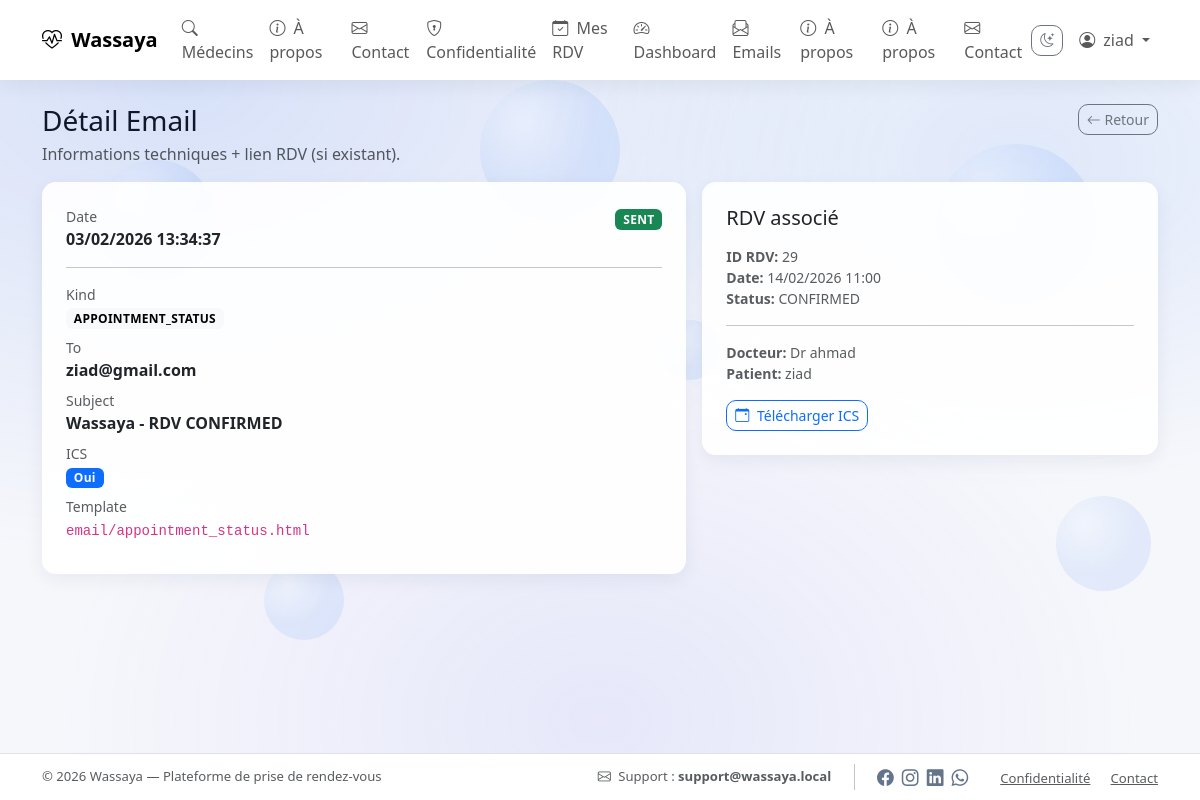
Page /emails/2/ (signed in) on the committed database.
### wassaya_users/models.py (models this page shows, shortened)
class User(AbstractUser):
    class Role(models.TextChoices):
        ADMIN = "ADMIN", "Admin"
        DOCTOR = "DOCTOR", "Doctor"
        PATIENT = "PATIENT", "Patient"
    role = models.CharField(
        max_length=20,
        choices=Role.choices,
        default=Role.PATIENT,
    )

### wassaya_rdv/models.py (models this page shows, shortened)
class EmailLog(models.Model):
    class Status(models.TextChoices):
        SENT = "SENT", "Sent"
        FAILED = "FAILED", "Failed"
    class Kind(models.TextChoices):
        PATIENT_CREATED = "PATIENT_CREATED", "Patient - RDV created (PENDING)"
        PATIENT_STATUS = "PATIENT_STATUS", "Patient - RDV status changed"
        PATIENT_CANCELLED = "PATIENT_CANCELLED", "Patient - RDV cancelled"
        DOCTOR_NEW_REQUEST = "DOCTOR_NEW_REQUEST", "Doctor - new RDV request"
        OTHER = "OTHER", "Other"
    created_at = models.DateTimeField(auto_now_add=True)
    appointment_id = models.IntegerField(null=True, blank=True, db_index=True)
    kind = models.CharField(max_length=40, choices=Kind.choices, default=Kind.OTHER)
    to_email = models.EmailField(max_length=254)
    subject = models.CharField(max_length=255)
    status = models.CharField(max_length=10, choices=Status.choices, default=Status.SENT)
    error_message = models.TextField(blank=True, default="")
    template = models.CharField(max_length=200, blank=True, default="")
    has_ics = models.BooleanField(default=False)

class Appointment(models.Model):
    class Status(models.TextChoices):
        PENDING = "PENDING", "Pending"
        CONFIRMED = "CONFIRMED", "Confirmed"
        REJECTED = "REJECTED", "Rejected"
        CANCELLED = "CANCELLED", "Cancelled"
    doctor = models.ForeignKey(
        DoctorProfile,
        on_delete=models.CASCADE,
        related_name="appointments"
    )
    patient = models.ForeignKey(
        PatientProfile,
        on_delete=models.CASCADE,
        related_name="appointments"
    )
    datetime = models.DateTimeField()                 # EXPL: date/heure du RDV
    reason = models.CharField(max_length=255, blank=True)  # EXPL: motif
    status = models.CharField(
        max_length=20,
        choices=Status.choices,
        default=Status.PENDING
    )
    created_at = models.DateTimeField(auto_now_add=True)   # EXPL: auto date création
    class Meta:
        indexes = [
            models.Index(fields=["doctor", "datetime"]),
            models.Index(fields=["patient", "datetime"]),
        ]
    reminder_24h_sent = models.BooleanField(default=False)
    reminder_1h_sent = models.BooleanField(default=False)

### wassaya_clinic/models.py (models this page shows, shortened)
class DoctorProfile(models.Model):
    user = models.OneToOneField(
        settings.AUTH_USER_MODEL,
        on_delete=models.CASCADE,              # EXPL: si l'user est supprimé, son profil aussi
        related_name="doctor_profile"          # EXPL: accès via user.doctor_profile
    )
    speciality = models.ForeignKey(
        Speciality,
        on_delete=models.SET_NULL,             # EXPL: si spécialité supprimée -> met NULL
        null=True,
        blank=True
    )
    bio = models.TextField(blank=True)         # EXPL: description du docteur
    phone = models.CharField(max_length=30, blank=True)
    fee = models.DecimalField(max_digits=10, decimal_places=2, default=0)  # EXPL: tarif
    is_active = models.BooleanField(default=True)  # EXPL: admin peut désactiver

class PatientProfile(models.Model):
    user = models.OneToOneField(
        settings.AUTH_USER_MODEL,
        on_delete=models.CASCADE,
        related_name="patient_profile"         # EXPL: accès via user.patient_profile
    )
    phone = models.CharField(max_length=30, blank=True)

### webui/views.py (the view)
# urls.py: path("emails/<int:pk>/", views.email_log_detail, name="email_log_detail"),
@login_required
def email_log_detail(request, pk):
    log = get_object_or_404(EmailLog, pk=pk)
    appt = None
    if log.appointment_id:
        appt = get_object_or_404(Appointment, pk=log.appointment_id)
        if request.user.is_staff:
            pass
        elif request.user.role == "PATIENT":
            patient_profile, _ = PatientProfile.objects.get_or_create(user=request.user)
            if appt.patient_id != patient_profile.id:
                return redirect("home_page")
        elif request.user.role == "DOCTOR":
            doctor_profile = get_object_or_404(DoctorProfile, user=request.user)
            if appt.doctor_id != doctor_profile.id:
                return redirect("home_page")
        else:
            return redirect("home_page")
    else:
        if not request.user.is_staff:
            return redirect("home_page")
    return render(request, "webui/email_log_detail.html", {"log": log, "appt": appt})

### webui/templates/webui/email_log_detail.html (shortened to what this page needs)
{% extends "webui/base.html" %}
{% block content %}
<div class="d-flex justify-content-between align-items-start flex-wrap gap-2 mb-3">
  <div>
    <h3 class="mb-1">Détail Email</h3>
    <div class="text-muted">Informations techniques + lien RDV (si existant).</div>
  </div>
  <a class="btn btn-outline-secondary btn-sm" href="javascript:history.back()">
    <i class="bi bi-arrow-left"></i> Retour
  </a>
</div>
<div class="row g-3">
  <div class="col-12 col-lg-7">
    <div class="card">
      <div class="card-body p-4">
        <div class="d-flex justify-content-between align-items-start flex-wrap gap-2">
          <div>
            <div class="text-muted small">Date</div>
            <div class="fw-semibold">{{ log.created_at|date:"d/m/Y H:i:s" }}</div>
          </div>
          <div>
            {% if log.status == "SENT" %}
              <span class="badge text-bg-success">SENT</span>
            {% else %}
              <span class="badge text-bg-danger">FAILED</span>
            {% endif %}
          </div>
        </div>
        <hr>
        <div class="mb-2">
          <div class="text-muted small">Kind</div>
          <div><span class="badge text-bg-light">{{ log.kind }}</span></div>
        </div>
        <div class="mb-2">
          <div class="text-muted small">To</div>
          <div class="fw-semibold">{{ log.to_email }}</div>
        </div>
        <div class="mb-2">
          <div class="text-muted small">Subject</div>
          <div class="fw-semibold">{{ log.subject }}</div>
        </div>
        <div class="mb-2">
          <div class="text-muted small">ICS</div>
          {% if log.has_ics %}
            <span class="badge text-bg-primary">Oui</span>
          {% else %}
            <span class="badge text-bg-secondary">Non</span>
          {% endif %}
        </div>
        {% if log.template %}
          <div class="mb-2">
            <div class="text-muted small">Template</div>
            <code class="small">{{ log.template }}</code>
          </div>
        {% endif %}
      </div>
    </div>
  </div>
  <div class="col-12 col-lg-5">
    <div class="card">
      <div class="card-body p-4">
        <h5 class="mb-3">RDV associé</h5>
        {% if appt %}
          <div class="small text-muted mb-2">
            <div><b>ID RDV:</b> {{ appt.id }}</div>
            <div><b>Date:</b> {{ appt.datetime|date:"d/m/Y H:i" }}</div>
            <div><b>Status:</b> {{ appt.status }}</div>
          </div>
          <hr>
          <div class="small text-muted">
            <div><b>Docteur:</b> Dr {{ appt.doctor.user.get_full_name|default:appt.doctor.user.username }}</div>
            <div><b>Patient:</b> {{ appt.patient.user.get_full_name|default:appt.patient.user.username }}</div>
          </div>
          <div class="mt-3 d-flex gap-2 flex-wrap">
            <a class="btn btn-outline-primary btn-sm" href="/site/rdv/ics/{{ appt.id }}/">
              <i class="bi bi-calendar-event me-1"></i> Télécharger ICS
            </a>
          </div>
        {% else %}
          <div class="text-muted">Aucun RDV lié (log système).</div>
        {% endif %}
      </div>
    </div>
  </div>
</div>
{% endblock %}

### webui/templates/webui/base.html (shortened to what this page needs)
{% load static %}
<!doctype html>
<html lang="fr" data-theme="light">
<head>
  <link href="https://cdn.jsdelivr.net/npm/bootstrap@5.3.3/dist/css/bootstrap.min.css" rel="stylesheet">
  <link href="https://cdn.jsdelivr.net/npm/bootstrap-icons@1.11.3/font/bootstrap-icons.min.css" rel="stylesheet">
  <link rel="stylesheet" href="{% static 'webui/css/app.css' %}">
</head>
<body class="d-flex flex-column min-vh-100">
<div class="bg-bubbles" aria-hidden="true">
  <span class="bubble" style="--s: 80px;  --x: 22%; --y: 70%; --dx: -30px; --dy: 20px; --d: 12s;"></span>
  <span class="bubble" style="--s: 95px;  --x: 88%; --y: 62%; --dx: 25px;  --dy: -35px; --d: 11s;"></span>
  <span class="bubble" style="--s: 60px;  --x: 55%; --y: 40%; --dx: -22px; --dy: -18px; --d: 9s;"></span>
  <span class="bubble" style="--s: 140px; --x: 40%; --y: 10%; --dx: 30px;  --dy: 40px; --d: 16s;"></span>
</div>
<nav class="navbar navbar-expand-lg bg-white sticky-top">
  <div class="container">
    <a class="navbar-brand fw-semibold" href="{% url 'home_page' %}">
      <i class="bi bi-heart-pulse me-1"></i> Wassaya
    </a>
    <div class="collapse navbar-collapse" id="navMain">
      <ul class="navbar-nav me-auto">
        <li class="nav-item">
          <a class="nav-link" href="{% url 'doctor_list' %}">
            <i class="bi bi-search me-1"></i> Médecins
          </a>
        </li>
        <li class="nav-item">
            <a class="nav-link" href="{% url 'about_page' %}">
              <i class="bi bi-info-circle me-1"></i> À propos
            </a>
          </li>
          <li class="nav-item">
            <a class="nav-link" href="{% url 'contact_page' %}">
              <i class="bi bi-envelope me-1"></i> Contact
            </a>
          </li>
          <li class="nav-item">
            <a class="nav-link" href="{% url 'privacy_page' %}">
              <i class="bi bi-shield-lock me-1"></i> Confidentialité
            </a>
          </li>
        {% if request.user.is_authenticated and request.user.role == "PATIENT" %}
          <li class="nav-item">
            <a class="nav-link" href="{% url 'patient_rdvs' %}">
              <i class="bi bi-calendar-check me-1"></i> Mes RDV
            </a>
          </li>
          <li class="nav-item">
            <a class="nav-link" href="{% url 'patient_dashboard' %}">
              <i class="bi bi-speedometer2 me-1"></i> Dashboard
            </a>
          </li>
          <li class="nav-item">
            <a class="nav-link" href="{% url 'patient_email_logs' %}">
              <i class="bi bi-envelope-paper me-1"></i> Emails
            </a>
          </li>
          <li class="nav-item">
              <a class="nav-link" href="{% url 'about_page' %}">
                <i class="bi bi-info-circle me-1"></i> À propos
              </a>
          </li>
          <li class="nav-item">
            <a class="nav-link" href="{% url 'about_page' %}">
              <i class="bi bi-info-circle me-1"></i> À propos
            </a>
          </li>
          <li class="nav-item">
            <a class="nav-link" href="{% url 'contact_page' %}">
              <i class="bi bi-envelope me-1"></i> Contact
            </a>
          </li>
        {% endif %}
      </ul>
      <ul class="navbar-nav ms-auto align-items-center">
        <li class="nav-item me-2">
          <button class="btn btn-outline-secondary btn-sm" id="themeToggle" type="button" title="Mode sombre">
          </button>
        </li>
        {% if request.user.is_authenticated %}
          <li class="nav-item dropdown">
            <a class="nav-link dropdown-toggle" href="#" role="button" data-bs-toggle="dropdown">
              <i class="bi bi-person-circle me-1"></i> {{ request.user.username }}
            </a>
          </li>
        {% endif %}
      </ul>
    </div>
  </div>
</nav>
<main class="container py-4 flex-grow-1">
  {% block content %}{% endblock %}
</main>
<footer class="py-4 border-top bg-white mt-auto footer-compact">
  <div class="container d-flex flex-column flex-md-row align-items-center justify-content-between gap-2">
    <div class="text-muted small">
      © {% now "Y" %} Wassaya — Plateforme de prise de rendez-vous
    </div>
    <div class="d-flex align-items-center gap-3 flex-wrap justify-content-center">
      <div class="text-muted small">
        <i class="bi bi-envelope me-1"></i> Support :
        <span class="fw-semibold">support@wassaya.local</span>
      </div>
      <div class="d-flex align-items-center gap-2">
        <a class="social" href="#" target="_blank" rel="noopener" aria-label="Facebook" title="Facebook">
          <i class="bi bi-facebook"></i>
        </a>
        <a class="social" href="#" target="_blank" rel="noopener" aria-label="Instagram" title="Instagram">
          <i class="bi bi-instagram"></i>
        </a>
        <a class="social" href="#" target="_blank" rel="noopener" aria-label="LinkedIn" title="LinkedIn">
          <i class="bi bi-linkedin"></i>
        </a>
        <a class="social" href="#" target="_blank" rel="noopener" aria-label="WhatsApp" title="WhatsApp">
          <i class="bi bi-whatsapp"></i>
        </a>
      </div>
      <div class="footer-links ms-3">
        <a class="text-muted small me-3" href="{% url 'privacy_page' %}">Confidentialité</a>
        <a class="text-muted small" href="{% url 'contact_page' %}">Contact</a>
      </div>
    </div>
  </div>
</footer>
</body>
</html>

### webui/static/webui/css/app.css (style rules this page uses)
html, body { height: 100%; }
body { font-family: system-ui, -apple-system, Segoe UI, Roboto, Arial, sans-serif; }
.card { border-radius: 14px; }
.badge { font-weight: 600; letter-spacing: .3px; }
.btn { border-radius: 10px; }
footer.footer-compact { padding-top: .65rem !important; padding-bottom: .65rem !important; }
footer.footer-compact .small { font-size: .82rem !important; }
footer.footer-compact .footer-links { margin-left: 12px; }
footer.footer-compact a.social i { font-size: 1.05rem !important; }
footer.footer-compact .container { gap: .5rem !important; }

### webui/templates/webui/base.html (style rules this page uses)
:root { --bg: #f6f7fb; --text: #0f172a; --muted: #64748b; --card: rgba(255,255,255,.92); --border: rgba(2,6,23,.10); --shadow: 0 6px 18px rgba(18, 38, 63, .06); --link: #0d6efd; }
body { background: var(--bg); color: var(--text); position: relative; overflow-x: hidden; }
.card { border: 0; box-shadow: var(--shadow); border-radius: 14px; background: var(--card); }
.navbar { box-shadow: var(--shadow); }
.btn { border-radius: 10px; }
.bg-bubbles { position: fixed; inset: 0; z-index: -1; pointer-events: none; overflow: hidden; background: radial-gradient(1200px 800px at 15% 10%, rgba(37,99,235,.15), transparent 60%), radial-gradient(900px 600px at 85% 20%, rgba(59,130,246,.12), transparent 55%), radial-gradient(900px 700px at 50% 90%, rgba(99,102,241,.10), transparent 60%); }
.bubble { position: absolute; width: var(--s); height: var(--s); border-radius: 999px; left: var(--x); top: var(--y); background: radial-gradient(circle at 30% 30%, rgba(255,255,255,.55), rgba(255,255,255,0) 55%), rgba(59,130,246,.14); filter: blur(.2px); opacity: .75; animation: floaty var(--d) ease-in-out infinite; }
footer a.social { color: var(--muted); transition: transform .15s ease, color .15s ease; display: inline-flex; align-items: center; justify-content: center; text-decoration: none; }

### rows in the picture
User: user.username "ziad"
EmailLog: created_at "03/02/2026 13:34:37", kind "APPOINTMENT_STATUS", to_email "ziad@gmail.com", subject "Wassaya - RDV CONFIRMED", template "email/appointment_status.html"
Appointment: id "29", datetime "14/02/2026 11:00", status "CONFIRMED", doctor.user.get_full_name "ahmad", patient.user.get_full_name "ziad"
